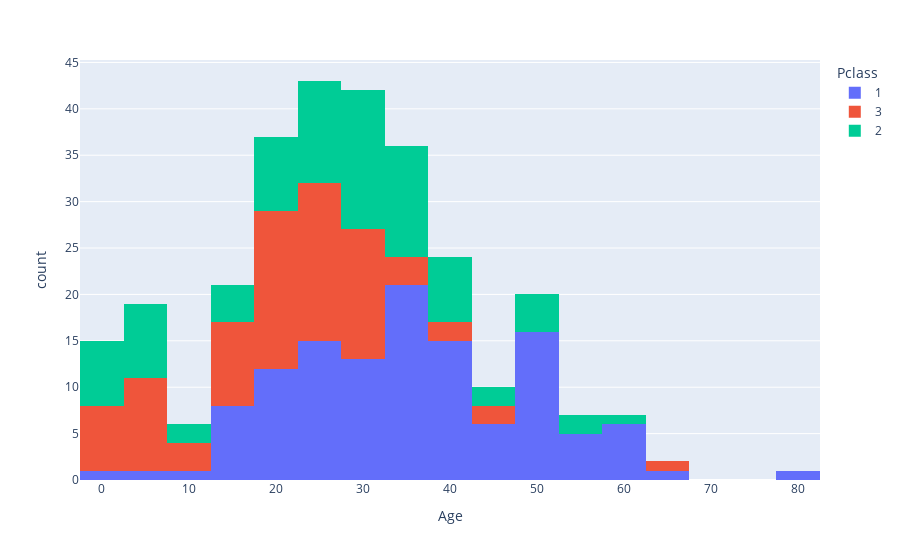

The notebook cell this image was saved under:
### Code cell
import plotly.express as px


fig = px.histogram(data_train[data_train["Survived"] == 1], x="Age", color="Pclass")
fig.show()

### Figure 1 — Plotly figure (JSON) as saved in the notebook; plotly's stock layout.template omitted (floating-point values rounded to 4 significant figures; data arrays with more than 128 entries replaced by an {"elided": "..."} marker saying what was removed)
{"data": [{"alignmentgroup": "True", "bingroup": "x", "hovertemplate": "Pclass=1<br>Age=%{x}<br>count=%{y}<extra></extra>", "legendgroup": "1", "marker": {"color": "#636efa", "pattern": {"shape": ""}}, "name": "1", "offsetgroup": "1", "orientation": "v", "showlegend": true, "type": "histogram", "x": {"elided": "136 float values"}, "xaxis": "x", "yaxis": "y"}, {"alignmentgroup": "True", "bingroup": "x", "hovertemplate": "Pclass=3<br>Age=%{x}<br>count=%{y}<extra></extra>", "legendgroup": "3", "marker": {"color": "#EF553B", "pattern": {"shape": ""}}, "name": "3", "offsetgroup": "3", "orientation": "v", "showlegend": true, "type": "histogram", "x": [26, 27, 4, null, 15, 38, null, null, null, 14, 19, null, null, 17, 32, 30, 29, null, 33, 21, null, null, 12, 24, null, 22, 24, 27, 16, 9, 1, 4, null, 19, null, 18, 26, 16, 27, 16, 5, null, 29, 3, 25, 25, null, 35, 19, 30, 22, null, null, 26, 31, null, 45, null, 3, null, null, null, null, 22, 1, 21, 24, 39, 44, 32, null, null, 5, 29, 0.75, 2, 63, 9, 26, 29, null, 22, 22, 36, 32, null, 32, null, 20, null, 0.75, 23, null, 20, 18, 4, null, null, null, null, 31, 6, 20, 5, 13, 18, 1, 31, 0.42, 27, 27, 27, null, 15, 32, 18, 24, 4, 15], "xaxis": "x", "yaxis": "y"}, {"alignmentgroup": "True", "bingroup": "x", "hovertemplate": "Pclass=2<br>Age=%{x}<br>count=%{y}<extra></extra>", "legendgroup": "2", "marker": {"color": "#00cc96", "pattern": {"shape": ""}}, "name": "2", "offsetgroup": "2", "orientation": "v", "showlegend": true, "type": "histogram", "x": [14, 55, null, 34, 3, 29, 21, 5, 29, 0.83, 17, 34, 32.5, 29, 40, 1, 32, 3, 35, 19, 8, 24, 50, 41, 42, null, 24, 30, 22, 36, 2, 24, 40, 36, 17, 28, 3, 34, 18, 28, 19, 42, 24, 45, 28, 13, 50, 33, 23, 33, 34, 36, 50, 2, 7, 32, 19, null, 8, 62, 34, 25, null, 24, 22, 24, 4, 28, 18, 40, 31, 45, 27, 6, 30, 30, 4, 48, 0.67, 54, 31, 1, 0.83, 42, 27, 28, 25], "xaxis": "x", "yaxis": "y"}], "layout": {"barmode": "relative", "legend": {"title": {"text": "Pclass"}, "tracegroupgap": 0}, "margin": {"t": 60}, "xaxis": {"anchor": "y", "domain": [0, 1], "title": {"text": "Age"}}, "yaxis": {"anchor": "x", "domain": [0, 1], "title": {"text": "count"}}}}
